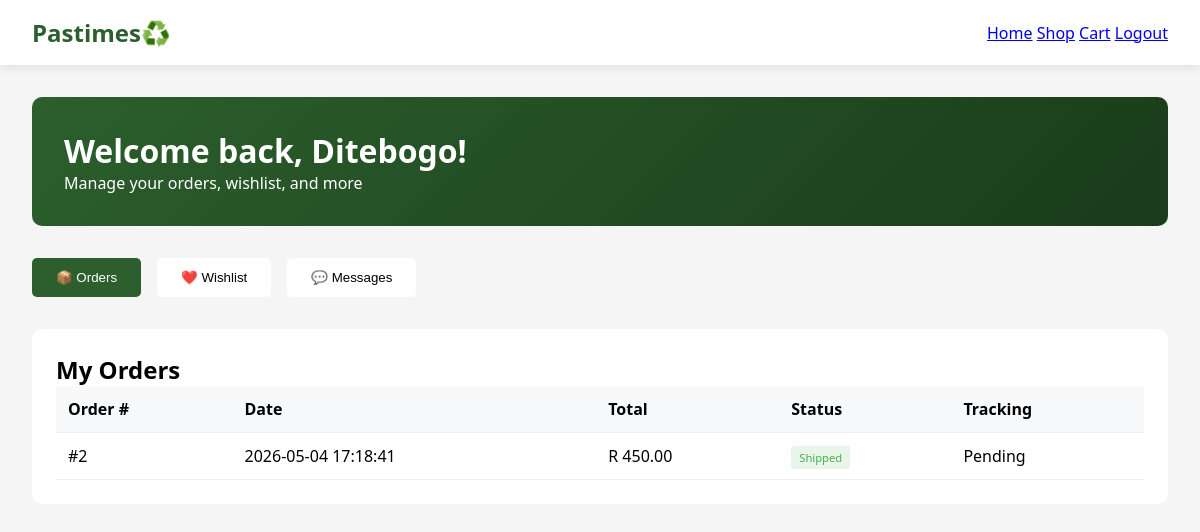
Screenshot of /dashboard.php (signed in) with the database file from the repository.
### tables this page shows
CREATE TABLE tblOrders (
    order_id INT PRIMARY KEY AUTO_INCREMENT,
    buyer_id INT,
    delivery_address TEXT,
    total_amount DECIMAL(10,2),
    order_status ENUM('pending', 'confirmed', 'shipped', 'delivered', 'cancelled') DEFAULT 'pending',
    tracking_number VARCHAR(100),
    order_date TIMESTAMP DEFAULT CURRENT_TIMESTAMP,
    FOREIGN KEY (buyer_id) REFERENCES tblUser(user_id) ON DELETE SET NULL
);

### dashboard.php (the view, shortened to what this page needs)
<?php
include 'DBConn.php';
$user_id = $_SESSION['user_id'];
$orders = $conn->query("SELECT * FROM tblOrders WHERE buyer_id = $user_id ORDER BY order_date DESC");
?>
<!DOCTYPE html>
<html lang="en">
<head>
</head>
<body>
    <nav class="navbar">
        <a href="index.php" class="logo">Pastimes♻️</a>
        <div class="nav-links">
            <a href="index.php">Home</a>
            <a href="shop.php">Shop</a>
            <a href="cart.php">Cart</a>
            <a href="logout.php">Logout</a>
        </div>
    </nav>
    <div class="dashboard-container">
        <div class="dashboard-header">
            <h1>Welcome back, <?php echo $_SESSION['name']; ?>!</h1>
            <p>Manage your orders, wishlist, and more</p>
        </div>
        <div class="dashboard-tabs">
            <button class="tab-btn active" onclick="showTab('orders')">📦 Orders</button>
            <button class="tab-btn" onclick="showTab('wishlist')">❤️ Wishlist</button>
            <button class="tab-btn" onclick="showTab('messages')">💬 Messages</button>
        </div>
        <div id="orders" class="tab-content active">
            <h2>My Orders</h2>
            <?php if($orders->num_rows > 0): ?>
            <table>
                <thead>
                    <tr><th>Order #</th><th>Date</th><th>Total</th><th>Status</th><th>Tracking</th></tr>
                </thead>
                <tbody>
                    <?php while($order = $orders->fetch_assoc()): ?>
                    <tr>
                        <td data-label="Order #">#<?php echo $order['order_id']; ?></td>
                        <td data-label="Date"><?php echo $order['order_date']; ?></td>
                        <td data-label="Total">R <?php echo number_format($order['total_amount'], 2); ?></td>
                        <td data-label="Status"><span class="status-badge status-<?php echo $order['order_status']; ?>"><?php echo ucfirst($order['order_status']); ?></span></td>
                        <td data-label="Tracking"><?php echo $order['tracking_number'] ?: 'Pending'; ?></td>
                    </tr>
                    <?php endwhile; ?>
                </tbody>
            </table>
            <?php else: ?>
                <p>No orders yet. <a href="shop.php">Start shopping!</a></p>
            <?php endif; ?>
        </div>
    </div>
</body>
</html>

### dashboard.php (style rules this page uses)
* { margin: 0; padding: 0; box-sizing: border-box; }
body { font-family: 'Segoe UI', Tahoma, Geneva, Verdana, sans-serif; background: #f5f5f5; }
.navbar { background: white; box-shadow: 0 2px 10px rgba(0,0,0,0.1); padding: 1rem 2rem; display: flex; justify-content: space-between; align-items: center; }
.logo { font-size: 1.5rem; font-weight: bold; color: #2c5f2d; text-decoration: none; }
.dashboard-container { max-width: 1200px; margin: 2rem auto; padding: 0 2rem; }
.dashboard-header { background: linear-gradient(135deg, #2c5f2d, #1a3b1a); color: white; padding: 2rem; border-radius: 10px; margin-bottom: 2rem; }
.dashboard-tabs { display: flex; gap: 1rem; margin-bottom: 2rem; flex-wrap: wrap; }
.tab-btn { padding: 0.75rem 1.5rem; background: white; border: none; border-radius: 5px; cursor: pointer; font-weight: 500; }
.tab-btn.active { background: #2c5f2d; color: white; }
.tab-content { display: none; background: white; border-radius: 10px; padding: 1.5rem; }
.tab-content.active { display: block; }
table { width: 100%; border-collapse: collapse; }
th, td { padding: 0.75rem; text-align: left; border-bottom: 1px solid #eee; }
th { background: #f8f9fa; }
.status-badge { padding: 0.25rem 0.5rem; border-radius: 3px; font-size: 0.7rem; }
.status-shipped { background: #e8f5e9; color: #4caf50; }

### rows the page displays
tblorders: order_id "2", order_date "2026-05-04 17:18:41", total_amount "450.00", order_status "Shipped", tracking_number "Pending"

### other values shown
$_SESSION['name'] "Ditebogo"
